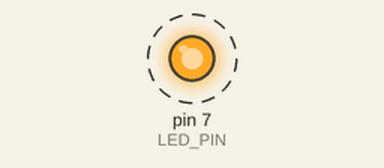
A sketch run on a simulated Arduino Uno, built with avr-gcc and run on an emulated ATmega328P. Parts: output pins drawn as LEDs (lit = HIGH). Dashed ring = blinking.

Above: at 0.05 s.
Timing chart, 0 to 3.0 s (numbered marks = the images above):
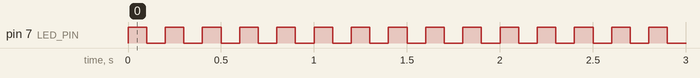

The sketch:

lesson_01_led_control.ino
```cpp
#define LED_PIN 7
#define TIME_DELAY 100


void setup() {
  pinMode(LED_PIN, OUTPUT);


}

void loop() {
   digitalWrite(LED_PIN, HIGH);
   delay(TIME_DELAY);
   digitalWrite(LED_PIN, LOW);
   delay(TIME_DELAY);


}
```

Measured:
- by itself, pin 7 (LED_PIN): alternates HIGH for 0.10 s and LOW for 0.10 s
